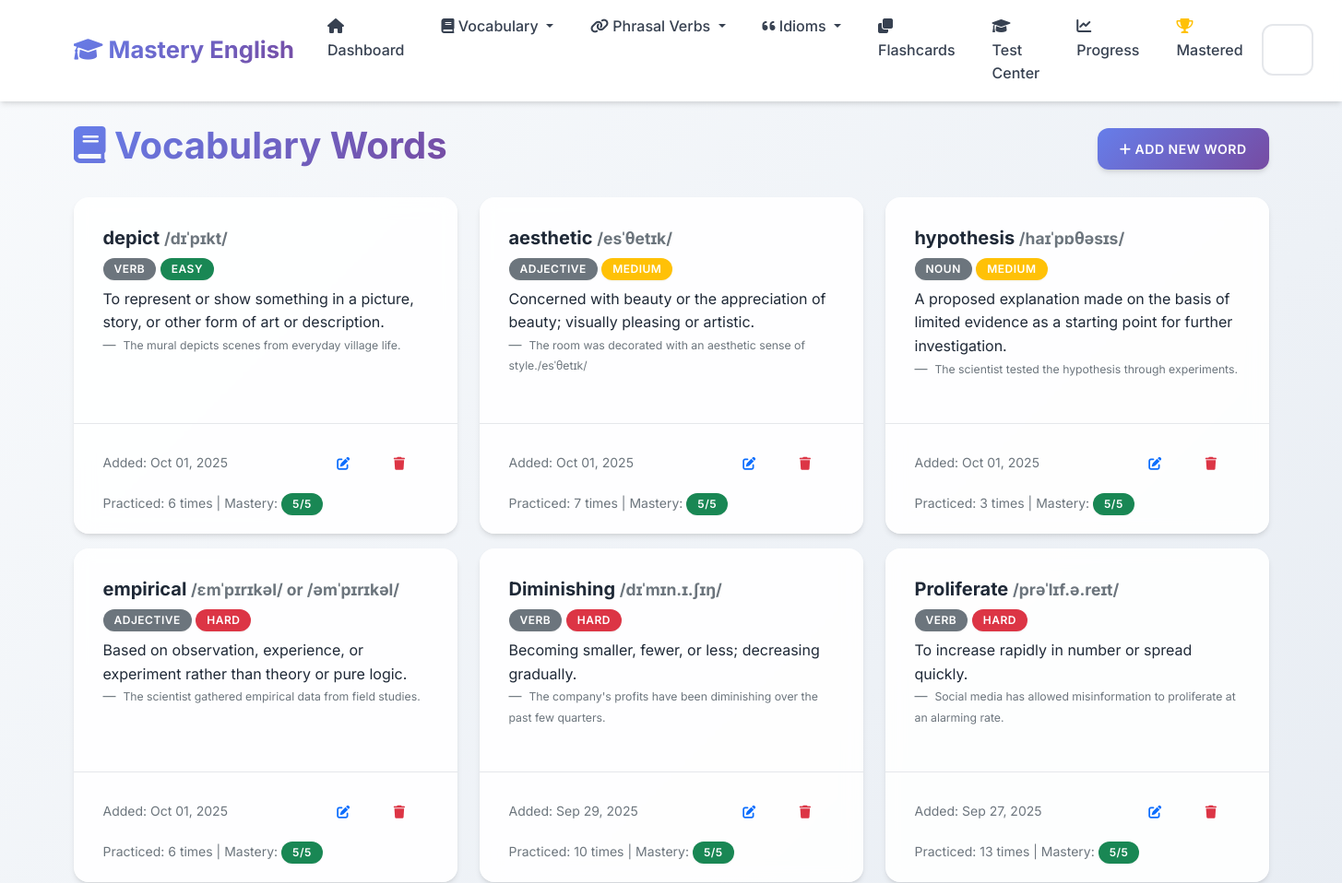
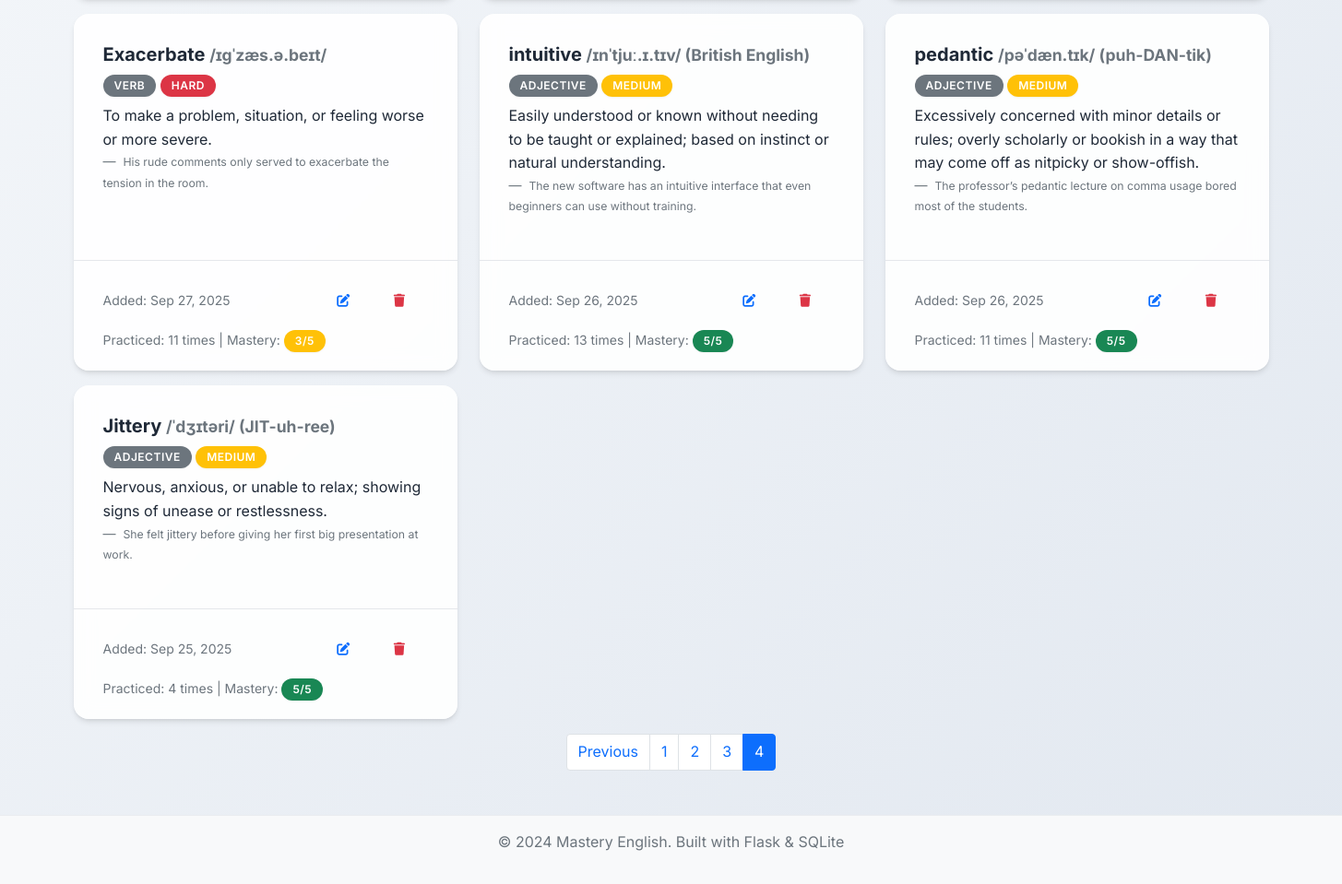
Screenshot of /vocabulary?page=4 with the database file from the repository (2 pictures, top to bottom).
### app.py (models this page shows, shortened)
class VocabularyWord(db.Model):
    __tablename__ = 'vocabulary_words'
    id = db.Column(db.Integer, primary_key=True)
    word = db.Column(db.String(100), nullable=False)
    definition = db.Column(db.Text, nullable=False)
    example_sentence = db.Column(db.Text)
    pronunciation = db.Column(db.String(100))
    part_of_speech = db.Column(db.String(50))
    difficulty_level = db.Column(db.String(20), default='medium')
    date_added = db.Column(db.DateTime, default=datetime.utcnow)
    times_practiced = db.Column(db.Integer, default=0)
    last_practiced = db.Column(db.DateTime)
    mastery_level = db.Column(db.Integer, default=0)

### app.py (the view)
@app.route('/vocabulary')
def vocabulary_list():
    page = request.args.get('page', 1, type=int)
    words = VocabularyWord.query.order_by(VocabularyWord.date_added.desc()).paginate(
        page=page, per_page=10, error_out=False)
    return render_template('vocabulary_list.html', words=words)

### templates/vocabulary_list.html (shortened to what this page needs)
{% extends "base.html" %}
{% block content %}
<div class="row">
    <div class="col-12">
        <div class="d-flex justify-content-between align-items-center mb-4">
            <h1>
                <i class="fas fa-book"></i> Vocabulary Words
            </h1>
            <a href="{{ url_for('add_vocabulary') }}" class="btn btn-primary">
                <i class="fas fa-plus"></i> Add New Word
            </a>
        </div>
    </div>
</div>
{% if words.items %}
    <div class="row">
        {% for word in words.items %}
            <div class="col-md-6 col-lg-4 mb-3">
                <div class="card h-100">
                    <div class="card-body">
                        <h5 class="card-title">
                            {{ word.word }}
                            {% if word.pronunciation %}
                                <small class="text-muted">{{ word.pronunciation }}</small>
                            {% endif %}
                        </h5>
                        {% if word.part_of_speech %}
                            <span class="badge bg-secondary mb-2">{{ word.part_of_speech }}</span>
                        {% endif %}
                        <span class="badge bg-{% if word.difficulty_level == 'easy' %}success{% elif word.difficulty_level == 'hard' %}danger{% else %}warning{% endif %} mb-2">
                            {{ word.difficulty_level.title() }}
                        </span>
                        <p class="card-text">{{ word.definition }}</p>
                        {% if word.example_sentence %}
                            <blockquote class="blockquote-footer">
                                <small>{{ word.example_sentence }}</small>
                            </blockquote>
                        {% endif %}
                    </div>
                    <div class="card-footer bg-transparent">
                        <div class="d-flex justify-content-between align-items-center">
                            <small class="text-muted">
                                Added: {{ word.date_added.strftime('%b %d, %Y') }}
                            </small>
                            <div class="btn-group" role="group">
                                <a href="{{ url_for('edit_vocabulary', id=word.id) }}" class="btn btn-sm btn-outline-primary">
                                    <i class="fas fa-edit"></i>
                                </a>
                                <button type="button" class="btn btn-sm btn-outline-danger" onclick="confirmDelete('{{ word.word }}', '{{ url_for('delete_vocabulary', id=word.id) }}')">
                                    <i class="fas fa-trash"></i>
                                </button>
                            </div>
                        </div>
                        {% if word.times_practiced > 0 %}
                            <div class="mt-2">
                                <small class="text-muted">
                                    Practiced: {{ word.times_practiced }} times
                                    | Mastery:
                                    <span class="badge bg-{% if word.mastery_level >= 4 %}success{% elif word.mastery_level >= 2 %}warning{% else %}danger{% endif %}">
                                        {{ word.mastery_level }}/5
                                    </span>
                                </small>
                            </div>
                        {% endif %}
                    </div>
                </div>
            </div>
        {% endfor %}
    </div>
    {% if words.pages > 1 %}
        <nav aria-label="Page navigation">
            <ul class="pagination justify-content-center">
                {% if words.has_prev %}
                    <li class="page-item">
                        <a class="page-link" href="{{ url_for('vocabulary_list', page=words.prev_num) }}">Previous</a>
                    </li>
                {% endif %}
                {% for page_num in words.iter_pages() %}
                    {% if page_num %}
                        {% if page_num != words.page %}
                            <li class="page-item">
                                <a class="page-link" href="{{ url_for('vocabulary_list', page=page_num) }}">{{ page_num }}</a>
                            </li>
                        {% else %}
                            <li class="page-item active">
                                <span class="page-link">{{ page_num }}</span>
                            </li>
                        {% endif %}
                    {% else %}
                        <li class="page-item disabled">
                            <span class="page-link">...</span>
                        </li>
                    {% endif %}
                {% endfor %}
            </ul>
        </nav>
    {% endif %}
{% endif %}
{% endblock %}

### static/css/style.css (style rules this page uses)
:root { --primary-color: #6366f1; --primary-dark: #4f46e5; --primary-light: #8b5cf6; --success-color: #10b981; --success-dark: #059669; --info-color: #06b6d4; --info-dark: #0891b2; --warning-color: #f59e0b; --warning-dark: #d97706; --danger-color: #ef4444; --danger-dark: #dc2626; --light-color: #f8fafc; --dark-color: #1e293b; --gray-50: #f9fafb; --gray-100: #f3f4f6; --gray-200: #e5e7eb; --gray-300: #d1d5db; --gray-400: #9ca3af; --gray-500: #6b7280; --gray-600: #4b5563; --gray-700: #374151; --gray-800: #1f2937; --gray-900: #111827; --gradient-primary: linear-gradient(135deg, #667eea 0%, #764ba2 100%); --gradient-success: linear-gradient(135deg, #11998e 0%, #38ef7d 100%); --gradient-info: linear-gradient(135deg, #667db6 0%, #0082c8 100%); --gradient-warning: linear-gradient(135deg, #f093fb 0%, #f5576c 100%); --gradient-hero: linear-gradient(135deg, #667eea 0%, #764ba2 50%, #f093fb 100%); --shadow-sm: 0 1px 2px 0 rgba(0, 0, 0, 0.05); --shadow: 0 4px 6px -1px rgba(0, 0, 0, 0.1), 0 2px 4px -1px rgba(0, 0, 0, 0.06); --shadow-md: 0 10px 15px -3px rgba(0, 0, 0, 0.1), 0 4px 6px -2px rgba(0, 0, 0, 0.05); --shadow-lg: 0 20px 25px -5px rgba(0, 0, 0, 0.1), 0 10px 10px -5px rgba(0, 0, 0, 0.04); --shadow-xl: 0 25px 50px -12px rgba(0, 0, 0, 0.25); }
body { font-family: 'Inter', 'Segoe UI', -apple-system, BlinkMacSystemFont, sans-serif; background: linear-gradient(135deg, #f8fafc 0%, #e2e8f0 100%); min-height: 100vh; line-height: 1.6; color: var(--gray-800); }
.card { border: none; border-radius: 16px; background: rgba(255, 255, 255, 0.9); backdrop-filter: blur(10px); box-shadow: var(--shadow); transition: all 0.4s cubic-bezier(0.4, 0, 0.2, 1); position: relative; overflow: hidden; }
.card::before { content: ''; position: absolute; top: 0; left: 0; width: 100%; height: 2px; background: var(--gradient-primary); transform: scaleX(0); transition: transform 0.3s ease; }
.card-body { padding: 2rem; }
.card-footer { background: rgba(248, 250, 252, 0.8); border-top: 1px solid var(--gray-200); border-radius: 0 0 16px 16px; padding: 1.25rem 2rem; }
.badge { font-size: 0.7rem; border-radius: 12px; padding: 0.4em 0.8em; }
.btn { border-radius: 12px; font-weight: 600; padding: 0.75rem 1.5rem; text-transform: uppercase; letter-spacing: 0.5px; font-size: 0.875rem; transition: all 0.3s cubic-bezier(0.4, 0, 0.2, 1); position: relative; overflow: hidden; border: none; }
.btn::before { content: ''; position: absolute; top: 0; left: -100%; width: 100%; height: 100%; background: linear-gradient(90deg, transparent, rgba(255,255,255,0.2), transparent); transition: left 0.5s; }
.btn-primary { background: var(--gradient-primary); box-shadow: var(--shadow); }
.btn-group .btn { border-radius: 6px; }
h1, h2, h3, h4, h5, h6 { font-weight: 700; color: var(--gray-800); }
h1 { background: var(--gradient-primary); -webkit-background-clip: text; -webkit-text-fill-color: transparent; background-clip: text; }
.badge { font-size: 0.75rem; border-radius: 20px; padding: 0.5em 1em; font-weight: 600; text-transform: uppercase; letter-spacing: 0.5px; box-shadow: var(--shadow-sm); }
.fa, .fas, .far { transition: all 0.3s ease; }

### rows the page displays
VocabularyWord: word "depict", pronunciation "/dɪˈpɪkt/", part_of_speech "VERB", difficulty_level "EASY", definition "To represent or show something in a picture, story, or other form of art or description.", example_sentence "The mural depicts scenes from everyday village life.", date_added "Oct 01, 2025", times_practiced "6", mastery_level "5"
VocabularyWord: word "aesthetic", pronunciation "/esˈθetɪk/", part_of_speech "ADJECTIVE", difficulty_level "MEDIUM", definition "Concerned with beauty or the appreciation of beauty; visually pleasing or artistic.", example_sentence "The room was decorated with an aesthetic sense of style./esˈθetɪk/", date_added "Oct 01, 2025", times_practiced "7", mastery_level "5"
VocabularyWord: word "hypothesis", pronunciation "/haɪˈpɒθəsɪs/", part_of_speech "NOUN", difficulty_level "MEDIUM", definition "A proposed explanation made on the basis of limited evidence as a starting point for further investigation.", example_sentence "The scientist tested the hypothesis through experiments.", date_added "Oct 01, 2025", times_practiced "3", mastery_level "5"
VocabularyWord: word "empirical", pronunciation "/ɛmˈpɪrɪkəl/ or /əmˈpɪrɪkəl/", part_of_speech "ADJECTIVE", difficulty_level "HARD", definition "Based on observation, experience, or experiment rather than theory or pure logic.", example_sentence "The scientist gathered empirical data from field studies.", date_added "Oct 01, 2025", times_practiced "6", mastery_level "5"
VocabularyWord: word "Diminishing", pronunciation "/dɪˈmɪn.ɪ.ʃɪŋ/", part_of_speech "VERB", difficulty_level "HARD", definition "Becoming smaller, fewer, or less; decreasing gradually.", example_sentence "The company's profits have been diminishing over the past few quarters.", date_added "Sep 29, 2025", times_practiced "10", mastery_level "5"
VocabularyWord: word "Proliferate", pronunciation "/prəˈlɪf.ə.reɪt/", part_of_speech "VERB", difficulty_level "HARD", definition "To increase rapidly in number or spread quickly.", example_sentence "Social media has allowed misinformation to proliferate at an alarming rate.", date_added "Sep 27, 2025", times_practiced "13", mastery_level "5"
VocabularyWord: word "Exacerbate", pronunciation "/ɪɡˈzæs.ə.beɪt/", part_of_speech "VERB", difficulty_level "HARD", definition "To make a problem, situation, or feeling worse or more severe.", example_sentence "His rude comments only served to exacerbate the tension in the room.", date_added "Sep 27, 2025", times_practiced "11", mastery_level "3"
VocabularyWord: word "intuitive", pronunciation "/ɪnˈtjuː.ɪ.tɪv/ (British English)", part_of_speech "ADJECTIVE", difficulty_level "MEDIUM", definition "Easily understood or known without needing to be taught or explained; based on instinct or natural understanding.", example_sentence "The new software has an intuitive interface that even beginners can use without training.", date_added "Sep 26, 2025", times_practiced "13", mastery_level "5"
VocabularyWord: word "pedantic", pronunciation "/pəˈdæn.tɪk/ (puh-DAN-tik)", part_of_speech "ADJECTIVE", difficulty_level "MEDIUM", definition "Excessively concerned with minor details or rules; overly scholarly or bookish in a way that may come off as nitpicky or show-offish.", example_sentence "The professor’s pedantic lecture on comma usage bored most of the students.", date_added "Sep 26, 2025", times_practiced "11", mastery_level "5"
VocabularyWord: word "Jittery", pronunciation "/ˈdʒɪtəri/ (JIT-uh-ree)", part_of_speech "ADJECTIVE", difficulty_level "MEDIUM", definition "Nervous, anxious, or unable to relax; showing signs of unease or restlessness.", example_sentence "She felt jittery before giving her first big presentation at work.", date_added "Sep 25, 2025", times_practiced "4", mastery_level "5"

### other values shown
{{ page_num }} "1" "2" "3"
{{ page_num }} "4"
